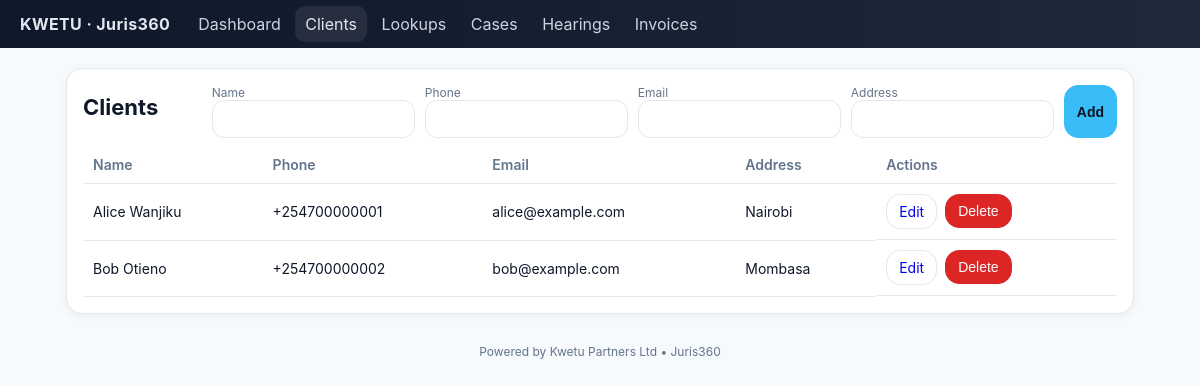
The app's page /clients with its own data.
### app.py (models this page shows)
class Client(db.Model):
    id = db.Column(db.Integer, primary_key=True)
    name = db.Column(db.String(120), nullable=False)
    phone = db.Column(db.String(50))
    email = db.Column(db.String(120))
    address = db.Column(db.String(200))
    cases = db.relationship('Case', back_populates='client', cascade='all, delete-orphan')
    invoices = db.relationship('Invoice', back_populates='client', cascade='all, delete-orphan')

### app.py (the view)
@app.route('/clients')
def clients():
    rows = Client.query.order_by(Client.name.asc()).all()
    return render_template('clients.html', active='clients', rows=rows, edit=None)

### templates/clients.html (shortened to what this page needs)
{% extends "base.html" %}
{% block content %}
<div class="card">
  <div class="section-head">
    <h1>Clients</h1>
    <form method="post" action="{{ url_for('clients_create') }}" class="inline">
      <label>Name<br><input class="input" name="name" required></label>
      <label>Phone<br><input class="input" name="phone"></label>
      <label>Email<br><input class="input" type="email" name="email"></label>
      <label>Address<br><input class="input" name="address"></label>
      <button class="btn primary">Add</button>
    </form>
  </div>
  <table>
    <thead><tr><th>Name</th><th>Phone</th><th>Email</th><th>Address</th><th>Actions</th></tr></thead>
    <tbody>
      {% for r in rows %}
      <tr>
        <td>{{ r.name }}</td>
        <td>{{ r.phone }}</td>
        <td>{{ r.email }}</td>
        <td>{{ r.address }}</td>
        <td class="actions">
          <a class="btn ghost" href="{{ url_for('clients_edit', id=r.id) }}">Edit</a>
          <form method="post" action="{{ url_for('clients_delete', id=r.id) }}" onsubmit="return confirm('Delete client?')">
            <button class="btn danger">Delete</button>
          </form>
        </td>
      </tr>
      {% endfor %}
    </tbody>
  </table>
</div>
{% endblock %}

### static/kwetu.css (style rules this page uses)
:root { --topbar-start:#0f172a; --topbar-end:#1e293b; --accent:#38bdf8; --bg:#f7fafc; --card:#ffffff; --text:#0f172a; --muted:#64748b; --border:#e5e7eb; --danger:#dc2626; --success:#16a34a; --info:#1d4ed8; }
* { box-sizing:border-box }
body { margin:0;font-family:Inter, ui-sans-serif, system-ui, -apple-system, Segoe UI, Roboto, Arial, Noto Sans, "Apple Color Emoji","Segoe UI Emoji";color:var(--text);background:var(--bg) }
.card { background:var(--card);border:1px solid var(--border);border-radius:16px;padding:16px;box-shadow:0 2px 8px rgba(2,6,23,.05);margin-bottom:16px }
h1 { font-size:22px;margin:0 0 10px }
table { width:100%;border-collapse:collapse }
th,td { padding:10px;border-bottom:1px solid var(--border);text-align:left;font-size:14px }
th { color:var(--muted);font-weight:600 }
.actions { display:flex;gap:8px }
.btn { display:inline-block;padding:8px 12px;border-radius:14px;border:1px solid var(--border);text-decoration:none;font-size:14px }
.btn.primary { background:var(--accent);border-color:var(--accent);color:#0b1220;font-weight:700 }
.btn.danger { background:var(--danger);border-color:var(--danger);color:#fff }
.btn.ghost { background:#fff }
.input,.select,.textarea { width:100%;padding:10px;border-radius:12px;border:1px solid var(--border);background:#fff;font-size:14px }
form.inline { display:flex;gap:10px;flex-wrap:wrap }
label { font-size:12px;color:var(--muted) }
.section-head { display:flex;align-items:center;justify-content:space-between;margin-bottom:8px }

### records on screen
Client: name "Alice Wanjiku", phone "+254700000001", email "alice@example.com", address "Nairobi"
Client: name "Bob Otieno", phone "+254700000002", email "bob@example.com", address "Mombasa"
